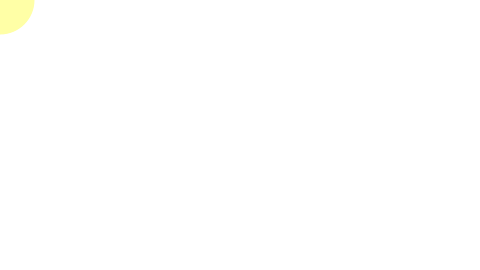
Frame 1 (no input)
Frame 60 (the mouse pressed at the canvas centre just before this capture): identical to frame 1, image omitted
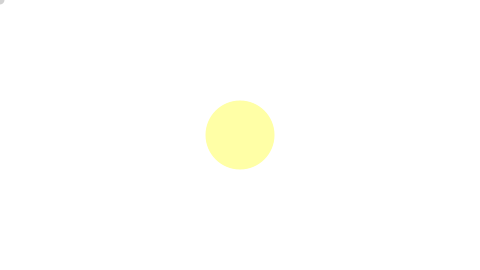
Frame 120 (the mouse held since frame 60 and released just before this capture)

The Processing sketch that drew these frames (run headless with seeded random() and noise(); from frame 60 on, the mouse is pressed at the canvas centre):

// Processing sketch: arrayMouse
// ── arrayMouse.pde
int[] xpos = new int[70];
int[] ypos = new int[70];

void setup() {
  size(480,270);
  
  for(int i = 0; i<xpos.length; i++) {
    xpos[i] = 0 ;
    ypos[i] = 0 ;
  }
  
}

void draw() {
  background(255);
  
  for(int i = 0 ; i<xpos.length-1; i++) {
    xpos[i] = xpos[i+1];
    ypos[i] = ypos[i+1];
  }
  
  xpos[xpos.length-1] = mouseX;
  ypos[ypos.length-1] = mouseY;
  
  for(int i = 0 ; i<xpos.length; i++) {
    noStroke();
    fill(255-i*5);
    ellipse(xpos[i],ypos[i],i,i);
  }

}
